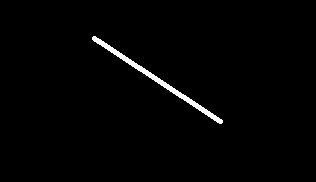
#> input picture 11.Deteccion_de_Bordes/images/linea1.jpg, 316 x 182 px
$ python test.py
#> lines starting #> are read from the running program, lines starting #| are printed output that depends on the picture; after the words box and inside, x2 and y2 are one past the last pixel; in counts of white or black regions, pixels touching at a corner belong together
import numpy as np
import matplotlib.pyplot as plt
from PIL import Image

A = Image.open("images/linea1.jpg")
#> A is the input picture: PIL image 316x182 RGB; min 0, max 255, mean 3.5
A = np.asarray(A).astype("float64")/255
#> A: shape (182, 316, 3) float64
A = A[:,:,0]
#> A: shape (182, 316) float64
A[A>=0.5]=1
#> A: shape (182, 316) float64; min 0, max 1, mean 0.0136
A[A<0.5]=0
#> A: shape (182, 316) float64; values 0 (black) and 1 (white), 1.3% white; 1 white region, box (x1, y1, x2, y2) and area: (92, 36, 223, 124) 776
plt.imshow(A, cmap=plt.cm.gray)

h1 = 1
thetas = np.deg2rad(np.arange(0,180+h1,h1))

m,n = np.shape(A)
#> m = 182; n = 316
d = np.sqrt(m**2 + n**2)
#> d = 364.7
h2 = 1
rhos = np.arange(-d,d,h2)
#> rhos = 730 values from -364.7 to 364.3

Acumulador = np.zeros((len(thetas),len(rhos)))
x_borde,y_borde = np.nonzero(A)
#> x_borde = 776 values from 36 to 123; y_borde = 776 values, max 222 at index 759, min 92 at index 3, mean 156.9

for i in range(len(x_borde)):
    for theta_indice in range(len(thetas)):
        theta = thetas[theta_indice]
        rho = x_borde[i]*np.cos(theta) + y_borde[i]*np.sin(theta)
        rho_indice = np.argmin(np.abs(rhos-rho))
        Acumulador[theta_indice,rho_indice] += 1
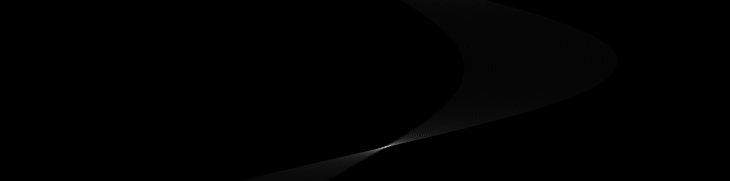
#> Acumulador: shape (181, 730) float64; min 0, max 157, mean 1.1

xp,yp = np.unravel_index(np.argmax(Acumulador,axis=None),Acumulador.shape)
#> xp = 147; yp = 383
thetaMax = thetas[xp]
#> thetaMax = 2.57
rhoMax = rhos[yp]
#> rhoMax = 18.34
pendiente = -np.cos(thetaMax) / np.sin(thetaMax)
#> pendiente = 1.54
interseccion = rhoMax / np.sin(thetaMax)
#> interseccion = 33.67

y1 = pendiente*1 + interseccion
#> y1 = 35.21
xn = (n-interseccion)/pendiente
#> xn = 183.3

plt.plot([y1, n],[1, xn])
plt.xlim([0,n])
plt.ylim([m,0])
plt.show()
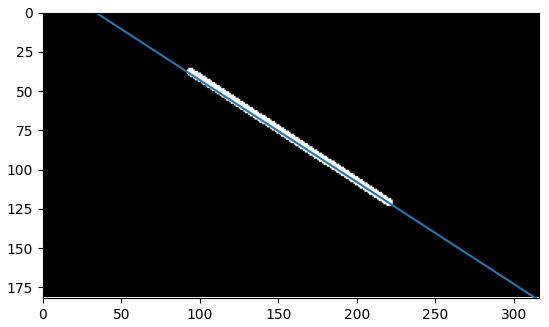
#> figure drawn by matplotlib, 1 panel

$ run again, with 11.Deteccion_de_Bordes/images/linea2.jpg copied over 11.Deteccion_de_Bordes/images/linea1.jpg
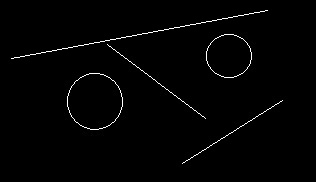
#> input picture 11.Deteccion_de_Bordes/images/linea2.jpg, 316 x 182 px
#> A is the input picture: PIL image 316x182 RGB; min 0, max 255, mean 3.4
#> x_borde = 739 values from 10 to 163; y_borde = 739 values, max 282 at index 534, min 11 at index 338, mean 159.5
#> xp = 11; yp = 425
#> thetaMax = 0.192
#> rhoMax = 60.34
#> pendiente = -5.14
#> interseccion = 316.2
#> y1 = 311.1
#> xn = 0.0409
#> `plt.show()`:
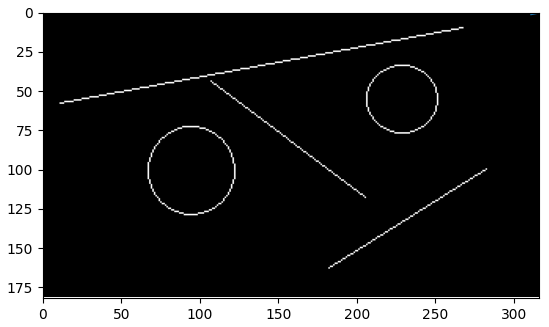
#> figure drawn by matplotlib, 1 panel

$ run again, with 11.Deteccion_de_Bordes/images/linea3.jpg copied over 11.Deteccion_de_Bordes/images/linea1.jpg
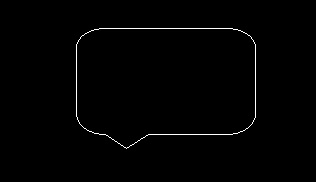
#> input picture 11.Deteccion_de_Bordes/images/linea3.jpg, 316 x 182 px
#> A is the input picture: PIL image 316x182 RGB; min 0, max 255, mean 2.3
#> x_borde = 516 values from 28 to 148; y_borde = 516 values, max 255 at index 185, min 76 at index 184, mean 165.5
#> xp = 0; yp = 393
#> thetaMax = 0
#> rhoMax = 28.34
#> pendiente = -inf
#> interseccion = inf
#> y1 = nan
#> `plt.show()`:
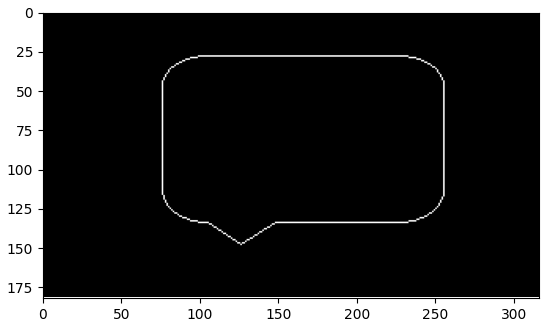
#> figure drawn by matplotlib, 1 panel

$ run again, with 11.Deteccion_de_Bordes/images/linea4.jpg copied over 11.Deteccion_de_Bordes/images/linea1.jpg
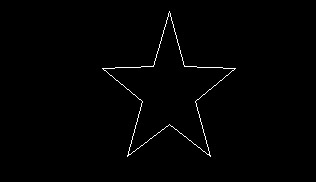
#> input picture 11.Deteccion_de_Bordes/images/linea4.jpg, 316 x 182 px
#> A is the input picture: PIL image 316x182 RGB; min 0, max 255, mean 2.2
#> x_borde = 484 values from 11 to 156; y_borde = 484 values, max 235 at index 211, min 102 at index 186, mean 168.6
#> after the loop `for i in range(len(x_borde)):`:
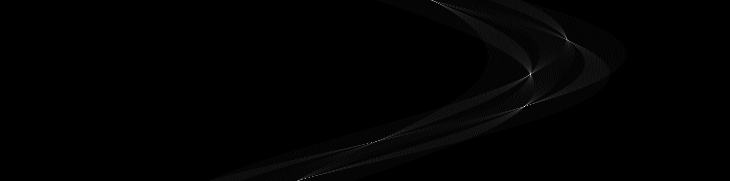
#> Acumulador: shape (181, 730) float64; min 0, max 87, mean 0.7; drawn with min black and max white
#> xp = 106; yp = 524
#> thetaMax = 1.85
#> rhoMax = 159.3
#> pendiente = 0.287
#> interseccion = 165.8
#> y1 = 166
#> xn = 524
#> `plt.show()`:
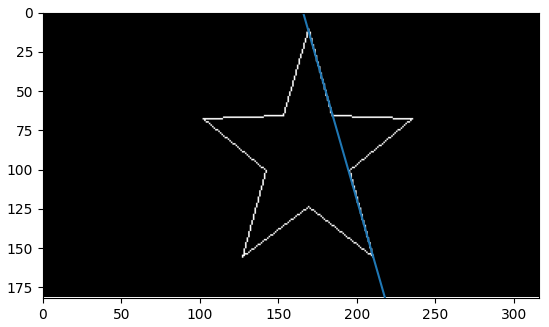
#> figure drawn by matplotlib, 1 panel
